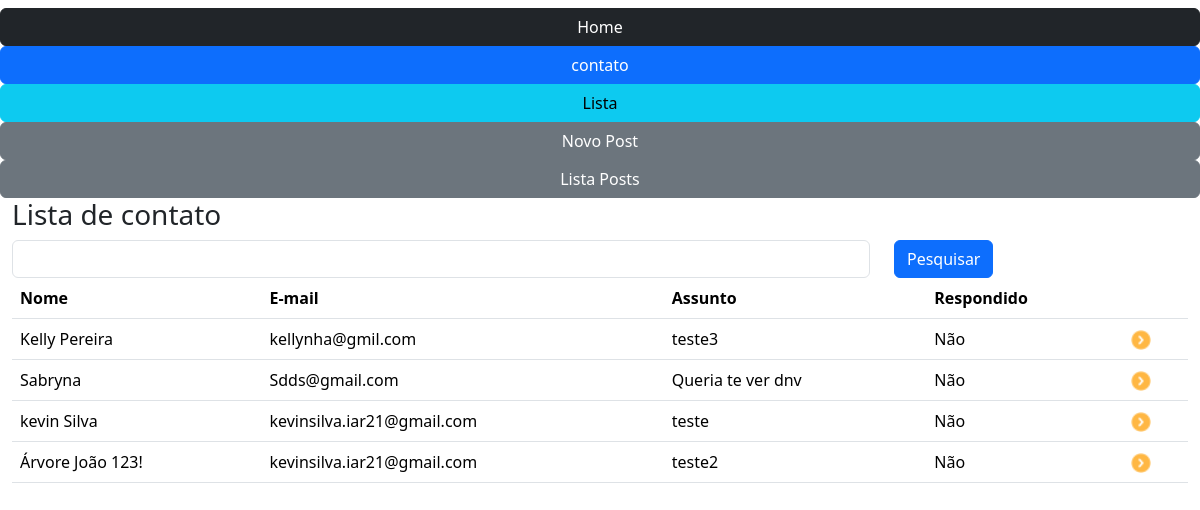
The app's page /contato/lista (signed in) with its own data.
### app/models.py (models this page shows)
class Contato(db.Model):
    id = db.Column(db.Integer, primary_key=True)
    data_envio = db.Column(db.DateTime, default=datetime.utcnow())
    nome = db.Column(db.String, nullable=True)
    email = db.Column(db.String, nullable=True)
    assunto = db.Column(db.String, nullable=True)
    mensagem = db.Column(db.String, nullable=True)
    respondido = db.Column(db.Integer, default=0)

### app/routes.py (the view)
@app.route('/contato/lista')
@login_required
def contato_lista():
    if current_user.id == 1:
        return redirect(url_for('homepage'))
    if request.method == "GET":
        pesquisa = request.args.get('pesquisa','')
    dados = Contato.query.order_by('nome')
    if pesquisa != '':
        dados = dados.filter_by(nome=pesquisa)
    context = {'dados':dados.all()}
    return render_template('contato_lista.html', context=context)

### app/models.py (called while the page is built)
@login_manager.user_loader
def load_user(user_id):
    return User.query.get(user_id)

### app/templates/contato_lista.html
{% extends 'base.html' %}
{% block content %}
<div class="row mt-2">
  {% include 'nav.html' %}
  <h3>Lista de contato</h3>
  <form method="get" class="row">
    <div class="col-9">
      <input type="text" name="pesquisa" class="form-control">
    </div>
    <div class="col-3">
      <button type="submit" class="btn btn-primary">Pesquisar</button>
    </div>
  </form>
  <div class="col-12">
    <table class="table">
      <thead>
        <tr>
          <th>Nome</th>
          <th>E-mail</th>
          <th>Assunto</th>
          <th>Respondido</th>
          <th></th>
        </tr>
      </thead>
      <tbody>
        {% for linha in context['dados'] %}
        <tr>
          <td>{{linha.nome}}</td>
          <td>{{linha.email}}</td>
          <td>{{linha.assunto}}</td>
          <td>
            {% if linha.respondido == 1 %}
            Sim
            {% else %}
            Não
            {% endif %}
          </td>
          <td><a href="{{url_for('contatoDetail', id=linha.id)}}"><img src="{{url_for('static', filename='img/seta.png')}}" style="width:20px;"></a></td>
        </tr>
        {% endfor %}
      </tbody>
    </table>
  </div>
</div>
{% endblock %}

### records on screen
Contato: nome "Kelly Pereira", email "kellynha@gmil.com", assunto "teste3", respondido "Não"
Contato: nome "Sabryna", email "Sdds@gmail.com", assunto "Queria te ver dnv", respondido "Não"
Contato: nome "kevin Silva", email "kevinsilva.iar21@gmail.com", assunto "teste", respondido "Não"
Contato: nome "Árvore João 123!", email "kevinsilva.iar21@gmail.com", assunto "teste2", respondido "Não"
